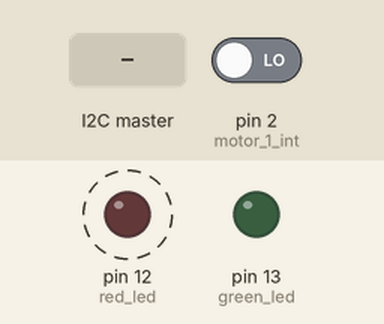
Bench run of a sketch on a simulated Arduino Nano, built with avr-gcc and run on an emulated ATmega328P. Parts: output pins drawn as LEDs (lit = HIGH). Dashed ring = blinking. The inputs (shaded band) are chosen by the test bench; at power-on: pin 2 (motor_1_int) LOW. What the sketch prints to the serial monitor is not drawn.

Above: at 1.2 s.
1.3 s: the I2C master sends the byte 1
Timing chart, 0 to 10.3 s (numbered marks = the images above; inputs shaded):
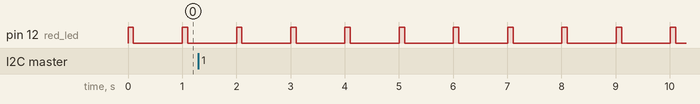

The sketch:

encoder.ino
```cpp
// (licence header left out)
#include <Wire.h>

const int i2c_slave_address = 0x57;
const int red_led = 12;
const int green_led = 13;

const int activity_led = A6;
const int motor_1_int = 2;
const int motor_1_dir = 3;
const int motor_2_int = A2;
const int motor_2_dir = A3;
unsigned long startMillis;
volatile long enc_1_count = 0;
volatile long enc_2_count = 0;
volatile long enc_1_cumulative = 0;
volatile long enc_2_cumulative = 0;


void i2c_receive_event(int howMany) {
  Serial.println(howMany);
  while (1 < Wire.available()) { // loop through all but the last
    char c = Wire.read(); // receive byte as a character
    Serial.print(c);
  }
  Serial.println(" - i2c data");
}

void i2c_request_event() {
  Serial.println("Request event");
}

void enc_1_ISR() {
  boolean a = digitalRead(motor_1_int);
  boolean b = digitalRead(motor_1_dir);
  if(a==b) enc_1_count--;
  else enc_1_count++;
  enc_1_cumulative++;
}

void enc_2_ISR() {
  boolean a = digitalRead(motor_2_int);
  boolean b = digitalRead(motor_2_dir);
  if(a==b) enc_2_count++;
  else enc_2_count--;
  enc_2_cumulative++;
}

void reset_encoders() {
  enc_1_count=0;
  enc_2_count=0;
  enc_1_cumulative=0;
  enc_2_cumulative=0;
}


void setup() {
  // Setup serial console
  Serial.begin(57600);
  Serial.println(F("YRK-Arduino Wheel Encoder Code"));

  // Setup LEDs
  pinMode(red_led, OUTPUT);
  pinMode(green_led, OUTPUT);

  // Setup encoder pins and interrupts
  pinMode(motor_1_int, INPUT);
  pinMode(motor_1_dir, INPUT);
  pinMode(motor_2_int, INPUT);
  pinMode(motor_2_dir, INPUT);
  attachInterrupt(digitalPinToInterrupt(motor_1_int),enc_1_ISR,CHANGE);
  attachInterrupt(digitalPinToInterrupt(motor_2_int),enc_2_ISR,CHANGE);

  // Setup i2c connection
  Wire.begin(i2c_slave_address);
  Wire.onRequest(i2c_request_event);
  Wire.onReceive(i2c_receive_event);
  startMillis = millis();
}

void loop() {
  unsigned long currentMillis = millis() - startMillis;
  if(currentMillis > 1000) startMillis = millis();
  //Heartbeat blink with red led, 100ms every second
  if(currentMillis < 100) {if (!digitalRead(red_led)) digitalWrite(red_led,1);}
  else {if (digitalRead(red_led)) digitalWrite(red_led,0);}
}
```

Measured:
- by itself, pin 12 (red_led): alternates HIGH for 0.10 s and LOW for 0.90 s
